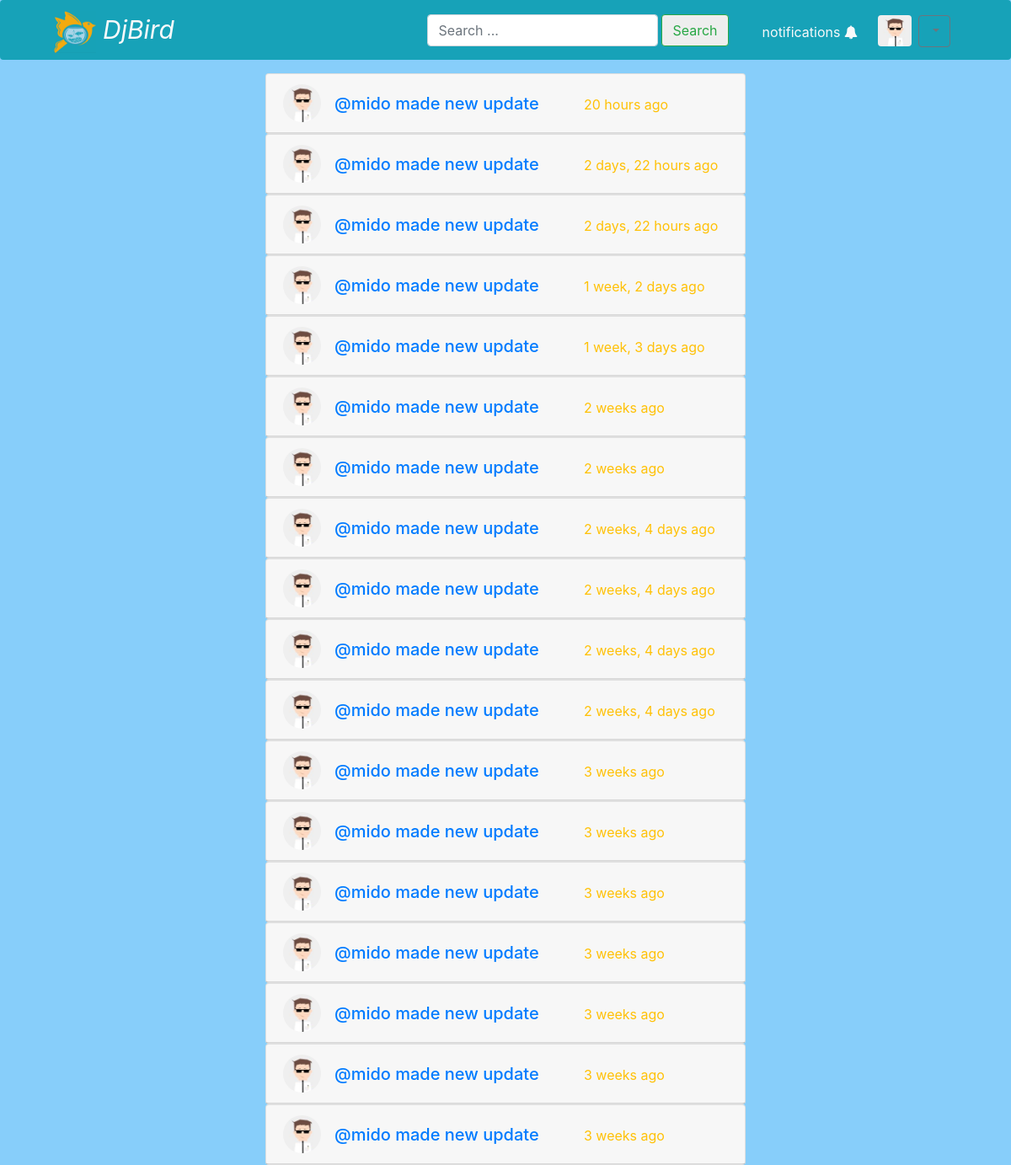
Page /tweets/notifications/ (signed in) on the committed database.
### tweets/models.py (models this page shows)
class notification(models.Model):
    created=models.DateTimeField(auto_now_add=True,null=True)
    user=models.ForeignKey(User,on_delete=models.CASCADE,null=True,related_name='notified')
    users=models.ManyToManyField(User,related_name='related_notifs')
    url=models.URLField(null=True)

### tweets/views.py (the view)
# urls.py: path('notifications/', views.notifications,name='notifications'),
def notifications(request):
    user=request.user
    user_notifs=user.related_notifs.all().order_by('-created')
    return render(request,"tweets/notifications.html",{'notifications':user_notifs})

### templates/tweets/notifications.html (shortened to what this page needs)
{%extends 'base.html'%}
{%block content%}
{%load humanize%}
{%load static%}
  <div class="container-fluid gedf-wrapper mt-3">
    <div class="row">
        {%for notify in notifications%}
        <div class="col-sm-3"></div>
        <div class="col-sm-6 gedf-main">
            <div class="card gedf-card">
                <div class="card-header">
                    <div class="d-flex justify-content-between align-items-center">
                        <div class="d-flex justify-content-between align-items-center">
                            <div class="mr-2">
                                {%if myuser.profile.image%}
                                <img class="rounded" width="45" src={{myuser.profile.image.url}} alt="hello">
                                {%else%}
                                <img class="rounded-circle" width="45" src="{%static 'default.jpg'%}" alt="">
                                {%endif%}
                            </div>
                            <div class="ml-2">
                                <div class="h5 m-0"><a href={{notify.url}} style="text-decoration: none;">@{{notify.user.username}} made new update</a>
                                  <small class="text-warning ml-5">{{notify.created|naturaltime}}</small>
                                </div>
                            </div>
                        </div>
                    </div>
                </div>
            </div>
        </div>
        <div class="col-sm-3"></div>
        {%endfor%}
</div>
</div>
{%endblock%}

### rows in the picture
notification: user.username "mido", created "20 hours ago"
notification: user.username "mido", created "2 days, 22 hours ago"
notification: user.username "mido", created "2 days, 22 hours ago"
notification: user.username "mido", created "1 week, 2 days ago"
notification: user.username "mido", created "1 week, 3 days ago"
notification: user.username "mido", created "2 weeks ago"
notification: user.username "mido", created "2 weeks ago"
notification: user.username "mido", created "2 weeks, 4 days ago"
notification: user.username "mido", created "2 weeks, 4 days ago"
notification: user.username "mido", created "2 weeks, 4 days ago"
notification: user.username "mido", created "2 weeks, 4 days ago"
notification: user.username "mido", created "3 weeks ago"
notification: user.username "mido", created "3 weeks ago"
notification: user.username "mido", created "3 weeks ago"
notification: user.username "mido", created "3 weeks ago"
notification: user.username "mido", created "3 weeks ago"
notification: user.username "mido", created "3 weeks ago"
notification: user.username "mido", created "3 weeks ago"
